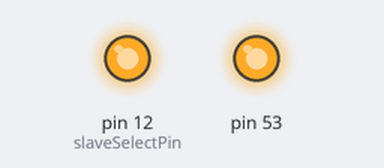
The sketch below on a simulated Arduino Mega 2560, built with avr-gcc and run on an emulated ATmega2560. Shown: output pins drawn as LEDs (lit = HIGH).

Above: at 0.1 s.
Timing chart, 0 to 1.6 s (numbered marks = the images above):
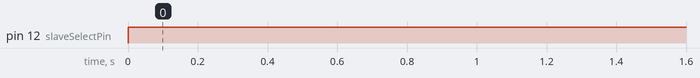

The sketch:

ADE7913_read2.ino
```cpp
/*

 This example controls an Analog Devices ADE7913 energy monitor.

 The circuit:
 * CS - to digital pin 12  (SS pin)
  */

// inslude the SPI library:
#include <SPI.h>

// set pin 10 as the slave select for the digital pot:
const int slaveSelectPin = 12;
int reading;

void setup() {
  // set the slaveSelectPin as an output:
  pinMode (slaveSelectPin, OUTPUT);
  // initialize SPI:
  SPI.begin();
      Serial1.begin(9600);
}

void loop() {
  // go through the six channels of the digital pot:
      reading = read1();
      Serial1.println(reading);
    // wait a second at the top:
    delay(395);
}

void readAll() {
  byte read1;
  byte read2;
  byte read3;

  byte read4;
  byte read5;
  byte read6;

  byte read7;
  byte read8;
  byte read9;

  // take the SS pin low to select the chip:
  digitalWrite(slaveSelectPin,LOW);
  //  send in the address and value via SPI:
  SPI.transfer(0x04); // which register to reac 0x04 = burst mode

  read1 = SPI.transfer(0x00);
  read2 = SPI.transfer(0x00);
  read3 = SPI.transfer(0x00);

  read4 = SPI.transfer(0x00);
  read5 = SPI.transfer(0x00);
  read6 = SPI.transfer(0x00);

  read7 = SPI.transfer(0x00);
  read8 = SPI.transfer(0x00);
  read9 = SPI.transfer(0x00);

  // take the SS pin high to de-select the chip:
  digitalWrite(slaveSelectPin,HIGH);

  Serial1.print("IWV= ");
  Serial1.print(read1);
  Serial1.print(" ");
  Serial1.print(read2);
  Serial1.print(" ");
  Serial1.println(read3);


}
int read1() {
  int reading;
  byte read1;
  byte read2;
  byte read3;

  byte read4;
  byte read5;
  byte read6;

  byte read7;
  byte read8;
  byte read9;

  // take the SS pin low to select the chip:
  digitalWrite(slaveSelectPin,LOW);
  //  send in the address and value via SPI:
  SPI.transfer(0x04); // which register to reac 0x04 = burst mode

  read1 = SPI.transfer(0x00);
  read2 = SPI.transfer(0x00);
  read3 = SPI.transfer(0x00);

  read4 = SPI.transfer(0x00);
  read5 = SPI.transfer(0x00);
  read6 = SPI.transfer(0x00);

  read7 = SPI.transfer(0x00);
  read8 = SPI.transfer(0x00);
  read9 = SPI.transfer(0x00);

  // take the SS pin high to de-select the chip:
  digitalWrite(slaveSelectPin,HIGH);

  reading = read1;
  reading = (reading << 8) + read2;
return reading;

}
```

Measured:
- by itself, pin 12 (slaveSelectPin): LOW → HIGH at 0.00 s
